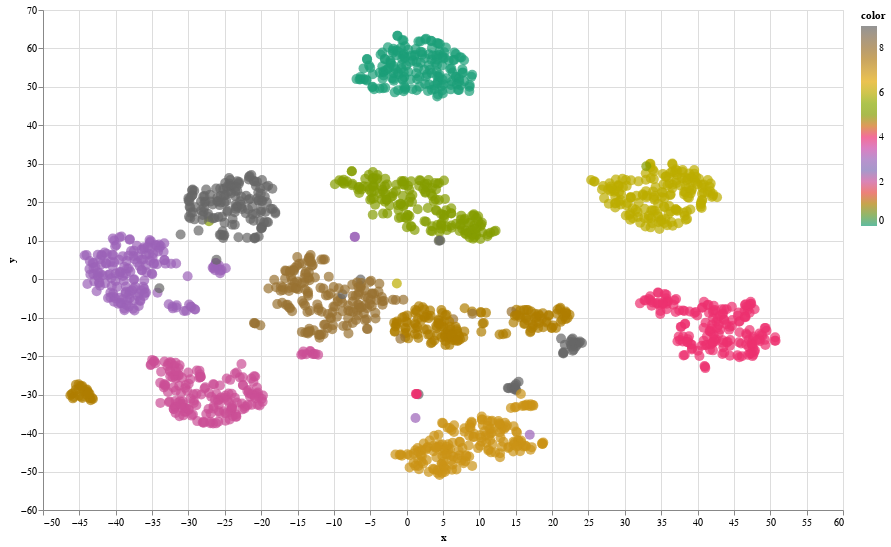

Notebook cell for this chart:
### Code cell
interactiveDraw(digits_points[:,0],digits_points[:,1],digits_y,digits_y,size=(800,500))

### Figure 1 — Vega-Lite specification as saved in the notebook (floating-point values rounded to 4 significant figures; data arrays with more than 128 entries replaced by an {"elided": "..."} marker saying what was removed)
{"config": {"view": {"continuousWidth": 300, "continuousHeight": 300}}, "data": {"name": "data-18fd5d3b98c87eccd4dc3392ffc297b9"}, "mark": {"type": "circle", "size": 100}, "encoding": {"color": {"field": "color", "scale": {"scheme": "dark2"}, "type": "quantitative"}, "tooltip": [{"field": "label", "type": "quantitative"}], "x": {"field": "x", "type": "quantitative"}, "y": {"field": "y", "type": "quantitative"}}, "height": 500, "params": [{"name": "param_7", "select": {"type": "interval", "encodings": ["x", "y"]}, "bind": "scales"}], "width": 800, "$schema": "https://vega.github.io/schema/vega-lite/v5.14.1.json", "datasets": {"data-18fd5d3b98c87eccd4dc3392ffc297b9": {"elided": "1797 records"}}}
